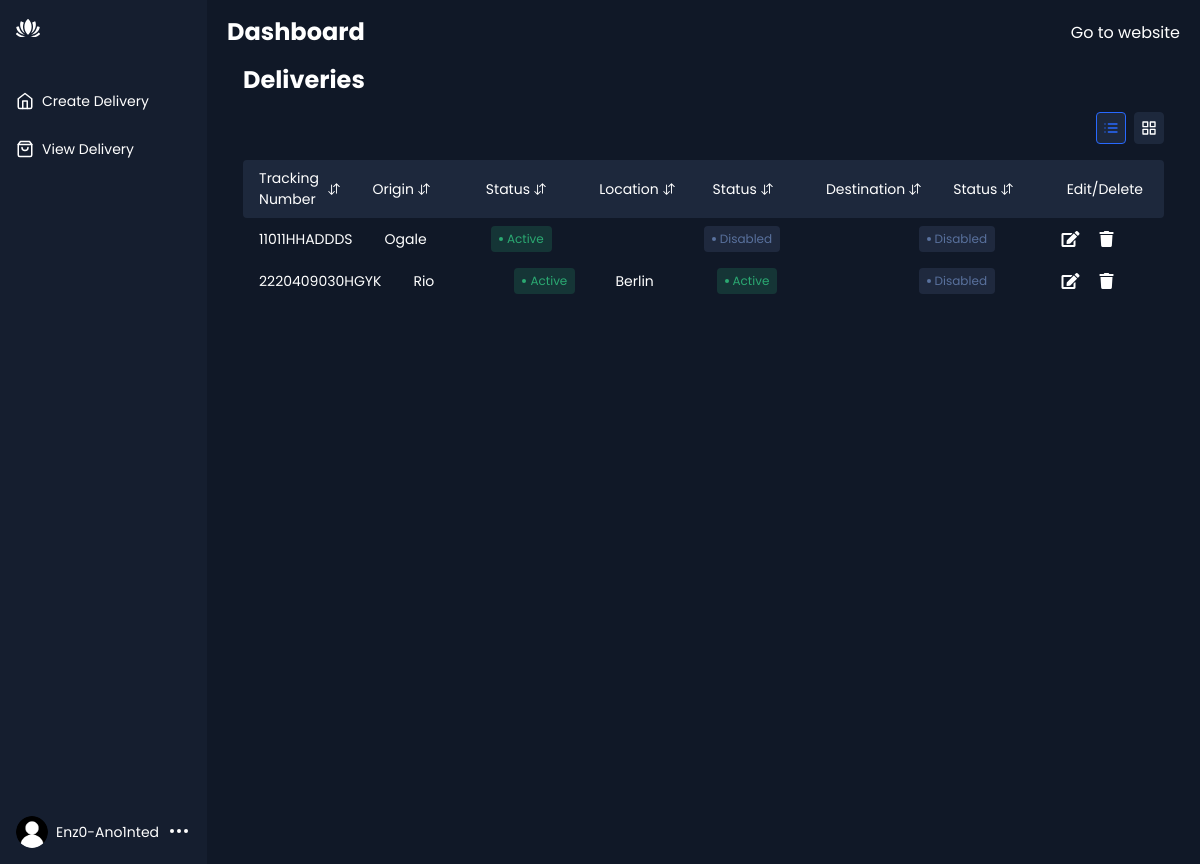
Screenshot of /view/ with the database file from the repository.
### mayne/models.py (models this page shows, shortened)
class Delivery(models.Model):
    tracking_number = models.CharField(max_length=200)
    sender = models.CharField(max_length=300)
    receiver = models.CharField(max_length=300)
    origin = models.CharField(max_length=400)
    order_date = models.CharField(max_length=100)
    order_status = models.BooleanField(default=False)
    shipment_location = models.CharField(max_length=400)
    shipment_date = models.CharField(max_length=100)
    shipment_status = models.BooleanField(default=False)
    delivery_destination = models.CharField(max_length=400)
    delivery_date = models.CharField(max_length=100)
    delivery_status = models.BooleanField(default=False)

### mayne/views.py (the view)
# urls.py: path("view/", views.view, name="view"),
def view(request):
    de = Delivery.objects.all()
    context = {
        "de": de
    }
    return render(request, "mayne/view.html", context)

### mayne/templates/mayne/view.html (shortened to what this page needs)
{% extends 'mayne/create.html' %}
{% load static %}
{% block content %}
  <div class="app-content">
    <div class="app-content-header">
      <h1 class="app-content-headerText">Deliveries</h1>
    </div>
    <div class="app-content-actions">
      <div class="app-content-actions-wrapper">
        <div class="filter-button-wrapper">
        </div>
        <button class="action-button list active" title="List View">
        </button>
        <button class="action-button grid" title="Grid View">
        </button>
      </div>
    </div>
    <div class="products-area-wrapper tableView">
      <div class="products-header">
        <div class="product-cell image">
          Tracking Number
          <button class="sort-button">
          </button>
        </div>
        <div class="product-cell category">Origin<button class="sort-button">
          </button></div>
        <div class="product-cell status-cell">Status<button class="sort-button">
          </button></div>
        <div class="product-cell sales">Location<button class="sort-button">
          </button></div>
        <div class="product-cell stock">Status<button class="sort-button">
          </button></div>
        <div class="product-cell price">Destination<button class="sort-button">
          </button></div>
        <div class="product-cell status-cell">Status<button class="sort-button">
        </button></div>
        <div class="product-cell status-cell">Edit/Delete</div>
      </div>
      {% for delivery in de %}
        <div class="products-row">
          <div class="product-cell image">
            <span>{{ delivery.tracking_number }}</span>
          </div>
          <div class="product-cell category"><span class="cell-label">Origin:</span>{{ delivery.origin }}</div>
          <div class="product-cell status-cell">
            {% if delivery.order_status == True %}
            <span class="status active">Active</span>
            {% else %}
            <span class="status disabled">Disabled</span>
            {% endif %}
          </div>
          <div class="product-cell sales"><span class="cell-label">Location:</span>{{delivery.shipment_location}}</div>
          <div class="product-cell status-cell">
            {% if delivery.shipment_status == True %}
            <span class="status active">Active</span>
            {% else %}
            <span class="status disabled">Disabled</span>
            {% endif %}
          </div>
          <div class="product-cell price"><span class="cell-label">Destination:</span>{{delivery.delivery_destination}}</div>
          <div class="product-cell status-cell">
            {% if delivery.delivery_status == True %}
            <span class="status active">Active</span>
            {% else %}
            <span class="status disabled">Disabled</span>
            {% endif %}
          </div>
          <div style="width: 153px; display: flex; flex-direction: row; justify-content: center;">
            <a href="{% url 'edit' id=delivery.id %}"><i class="fas fa-edit" style="color: white; cursor: pointer;"></i></a>
            <a href="{% url 'delete' id=delivery.id %}"><i class="fa fa-trash" style="color: white; margin-left: 20px; cursor: pointer;"></i></a>
          </div>
        </div>
      {% endfor %}
    </div>
  </div>
{% endblock %}

### mayne/templates/mayne/create.html (shortened to what this page needs)
{% load static %}
<!DOCTYPE html>
<html lang="en" >
<head>
  <link rel='stylesheet' href='https://cdnjs.cloudflare.com/ajax/libs/font-awesome/5.15.3/css/all.min.css'>
  <link rel="stylesheet" href="https://cdnjs.cloudflare.com/ajax/libs/normalize/5.0.0/normalize.min.css">
  <link rel="stylesheet" href="{% static 'style2.css' %}">
</head>
<body>
  <div class="app-container">
    <div class="sidebar">
      <div class="sidebar-header">
        <div class="app-icon">
        </div>
      </div>
      <ul class="sidebar-list">
        <li class="sidebar-list-item">
          <a href="/create">
            <svg xmlns="http://www.w3.org/2000/svg" width="18" height="18" viewBox="0 0 24 24" fill="none" stroke="currentColor" stroke-width="2" stroke-linecap="round" stroke-linejoin="round" class="feather feather-home"><path d="M3 9l9-7 9 7v11a2 2 0 0 1-2 2H5a2 2 0 0 1-2-2z"/><polyline points="9 22 9 12 15 12 15 22"/></svg>
            <span>Create Delivery</span>
          </a>
        </li>
        <li class="sidebar-list-item">
          <a href="/view">
            <span>View Delivery</span>
          </a>
        </li>
      </ul>
      <div class="account-info">
        <div class="account-info-picture">
          <img src="{% static 'img/default.png' %}">
        </div>
        <div class="account-info-name">Enz0-Ano1nted</div>
        <button class="account-info-more">
          <svg xmlns="http://www.w3.org/2000/svg" width="24" height="24" viewBox="0 0 24 24" fill="none" stroke="currentColor" stroke-width="2" stroke-linecap="round" stroke-linejoin="round" class="feather feather-more-horizontal"><circle cx="12" cy="12" r="1"/><circle cx="19" cy="12" r="1"/><circle cx="5" cy="12" r="1"/></svg>
        </button>
      </div>
    </div>
    <div class="app-content">
      <div class="app-content-header">
        <h1 class="app-content-headerText">Dashboard</h1>
              <a style="color: white; text-decoration: none;" href="/">Go to website</a>
      </div>
      {% block content %}{% endblock %}
    </div>
  </div>
</body>
</html>

### mystaticfiles/style2.css (style rules this page uses)
* { box-sizing: border-box; }
:root { --app-bg: #101827; --sidebar: rgba(21, 30, 47,1); --sidebar-main-color: #fff; --table-border: #1a2131; --table-header: #1a2131; --app-content-main-color: #fff; --sidebar-link: #fff; --sidebar-active-link: #1d283c; --sidebar-hover-link: #1a2539; --action-color: #2869ff; --action-color-hover: #6291fd; --app-content-secondary-color: #1d283c; --filter-reset: #2c394f; --filter-shadow: rgba(16, 24, 39, 0.8) 0px 6px 12px -2px, rgba(0, 0, 0, 0.3) 0px 3px 7px -3px; }
body, html { margin: 0; padding: 0; height: 100%; width: 100%; }
body { font-family: "Poppins", sans-serif; -webkit-font-smoothing: antialiased; -moz-osx-font-smoothing: grayscale; }
.app-container { border-radius: 4px; width: 100%; max-width: 1280px; min-height: 100vh; display: flex; box-shadow: rgba(99, 99, 99, 0.2) 0px 2px 8px 0px; max-width: 2000px; margin: 0 auto; }
.sidebar { flex-basis: 200px; max-width: 210px; flex-shrink: 0; background-color: var(--sidebar); display: flex; flex-direction: column; }
.sidebar-header { display: flex; align-items: center; justify-content: space-between; padding: 16px; }
.sidebar-list { list-style-type: none; padding: 0; }
.sidebar-list-item { position: relative; margin-bottom: 4px; }
.sidebar-list-item a { display: flex; align-items: center; width: 100%; padding: 10px 16px; color: var(--sidebar-link); text-decoration: none; font-size: 14px; line-height: 24px; }
.sidebar-list-item svg { margin-right: 8px; }
.account-info { display: flex; align-items: center; padding: 16px; margin-top: auto; }
.account-info-picture { width: 32px; height: 32px; border-radius: 50%; overflow: hidden; flex-shrink: 0; }
.account-info-picture img { width: 100%; height: 100%; -o-object-fit: cover; object-fit: cover; }
.account-info-name { font-size: 14px; color: var(--sidebar-main-color); margin: 0 8px; overflow: hidden; max-width: 100%; text-overflow: ellipsis; white-space: nowrap; }
.account-info-more { color: var(--sidebar-main-color); padding: 0; border: none; background-color: transparent; margin-left: auto; }
.app-icon { color: var(--sidebar-main-color); }
.app-icon svg { width: 24px; height: 24px; }
.app-content { padding: 16px; background-color: var(--app-bg); height: 100%; flex: 1; min-height: 100vh; display: flex; flex-direction: column; }
.app-content-header { display: flex; align-items: center; justify-content: space-between; padding: 0 4px; }
.app-content-headerText { color: var(--app-content-main-color); font-size: 24px; line-height: 32px; margin: 0; }
.app-content-actions { display: flex; justify-content: space-between; align-items: center; padding: 16px 4px; }
.app-content-actions-wrapper { display: flex; align-items: center; margin-left: auto; }
.action-button { border-radius: 4px; height: 32px; background-color: var(--app-content-secondary-color); border: 1px solid var(--app-content-secondary-color); display: flex; align-items: center; color: var(--app-content-main-color); font-size: 14px; margin-left: 8px; cursor: pointer; }
.action-button:focus, .action-button.active { outline: none; color: var(--action-color); border-color: var(--action-color); }
.filter-button-wrapper { position: relative; }
.products-area-wrapper { width: 100%; max-height: 100%; overflow: auto; padding: 0 4px; }
.tableView .products-header { display: flex; align-items: center; border-radius: 4px; background-color: var(--app-content-secondary-color); position: sticky; top: 0; }
.tableView .products-row { display: flex; align-items: center; border-radius: 4px; }
.tableView .product-cell { flex: 1; padding: 8px 16px; color: var(--app-content-main-color); font-size: 14px; display: flex; align-items: center; }
.tableView .sort-button { padding: 0; background-color: transparent; border: none; cursor: pointer; color: var(--app-content-main-color); margin-left: 4px; display: flex; align-items: center; }
.tableView .sort-button svg { width: 12px; }
.status { border-radius: 4px; display: flex; align-items: center; padding: 4px 8px; font-size: 12px; }
.status:before { content: ""; width: 4px; height: 4px; border-radius: 50%; margin-right: 4px; }
.status.active { color: #2ba972; background-color: rgba(43, 169, 114, 0.2); }
.status.active:before { background-color: #2ba972; }
.status.disabled { color: #59719d; background-color: rgba(89, 113, 157, 0.2); }
.status.disabled:before { background-color: #59719d; }

### rows the page displays
Delivery: tracking_number "11011HHADDDS", origin "Ogale", order_status "Active", shipment_status "Disabled", delivery_status "Disabled"
Delivery: tracking_number "2220409030HGYK", origin "Rio", order_status "Active", shipment_location "Berlin", shipment_status "Active", delivery_status "Disabled"
